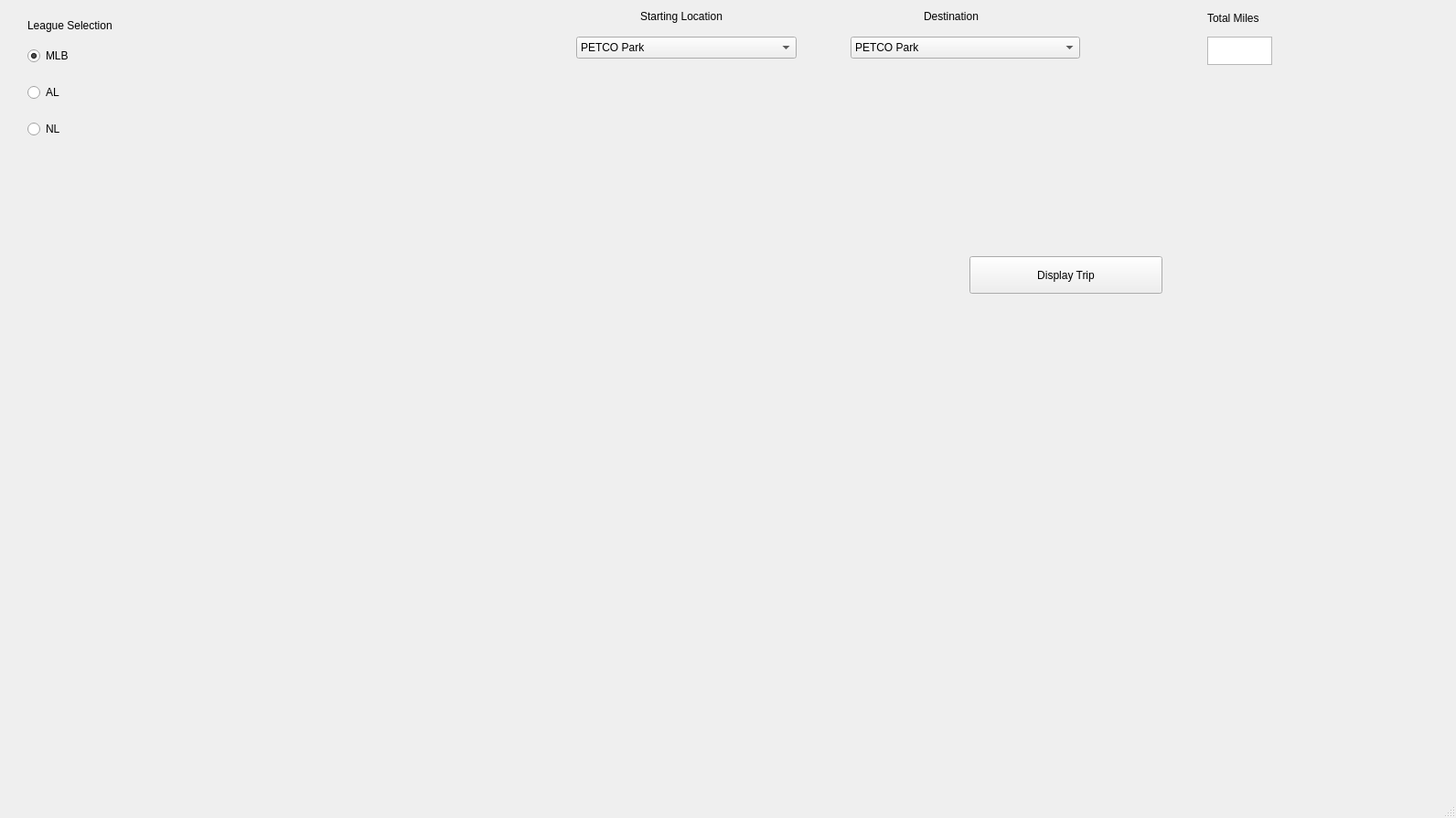
<?xml version="1.0" encoding="UTF-8"?>
<ui version="4.0">
 <class>MainWindow</class>
 <widget class="QMainWindow" name="MainWindow">
  <property name="geometry">
   <rect>
    <x>0</x>
    <y>0</y>
    <width>1592</width>
    <height>894</height>
   </rect>
  </property>
  <property name="windowTitle">
   <string>MainWindow</string>
  </property>
  <widget class="QWidget" name="centralwidget">
   <widget class="QPushButton" name="pushButton">
    <property name="geometry">
     <rect>
      <x>1060</x>
      <y>280</y>
      <width>211</width>
      <height>41</height>
     </rect>
    </property>
    <property name="text">
     <string>Display Trip</string>
    </property>
   </widget>
   <widget class="QLabel" name="label">
    <property name="geometry">
     <rect>
      <x>740</x>
      <y>340</y>
      <width>831</width>
      <height>521</height>
     </rect>
    </property>
    <property name="text">
     <string/>
    </property>
    <property name="pixmap">
     <pixmap>../build-Project_2_I_Love_Baseball-Desktop_Qt_5_11_2_MinGW_32bit-Debug/debug/MLB_Stadium_Map.png</pixmap>
    </property>
    <property name="scaledContents">
     <bool>true</bool>
    </property>
   </widget>
   <widget class="QLabel" name="label_2">
    <property name="geometry">
     <rect>
      <x>1010</x>
      <y>10</y>
      <width>71</width>
      <height>16</height>
     </rect>
    </property>
    <property name="text">
     <string>Destination</string>
    </property>
   </widget>
   <widget class="QLabel" name="label_3">
    <property name="geometry">
     <rect>
      <x>700</x>
      <y>10</y>
      <width>101</width>
      <height>16</height>
     </rect>
    </property>
    <property name="text">
     <string>Starting Location </string>
    </property>
   </widget>
   <widget class="QLabel" name="label_4">
    <property name="geometry">
     <rect>
      <x>30</x>
      <y>20</y>
      <width>101</width>
      <height>16</height>
     </rect>
    </property>
    <property name="text">
     <string>League Selection</string>
    </property>
   </widget>
   <widget class="QLabel" name="label_5">
    <property name="geometry">
     <rect>
      <x>1320</x>
      <y>10</y>
      <width>81</width>
      <height>20</height>
     </rect>
    </property>
    <property name="text">
     <string>Total Miles</string>
    </property>
   </widget>
   <widget class="QTextBrowser" name="textBrowser">
    <property name="geometry">
     <rect>
      <x>1320</x>
      <y>40</y>
      <width>71</width>
      <height>31</height>
     </rect>
    </property>
   </widget>
   <widget class="QStackedWidget" name="stackedWidget">
    <property name="geometry">
     <rect>
      <x>590</x>
      <y>30</y>
      <width>631</width>
      <height>71</height>
     </rect>
    </property>
    <property name="currentIndex">
     <number>0</number>
    </property>
    <widget class="QWidget" name="page">
     <widget class="QComboBox" name="comboBox_2">
      <property name="geometry">
       <rect>
        <x>40</x>
        <y>10</y>
        <width>241</width>
        <height>24</height>
       </rect>
      </property>
      <item>
       <property name="text">
        <string>PETCO Park</string>
       </property>
      </item>
      <item>
       <property name="text">
        <string>Dodger Stadium - Angel Stadium</string>
       </property>
      </item>
      <item>
       <property name="text">
        <string>AT&amp;T Park - O.co Coliseum</string>
       </property>
      </item>
     </widget>
     <widget class="QComboBox" name="comboBox">
      <property name="geometry">
       <rect>
        <x>340</x>
        <y>10</y>
        <width>251</width>
        <height>24</height>
       </rect>
      </property>
      <item>
       <property name="text">
        <string>PETCO Park</string>
       </property>
      </item>
      <item>
       <property name="text">
        <string>Dodger Stadium - Angel Stadium</string>
       </property>
      </item>
      <item>
       <property name="text">
        <string>AT&amp;T Park - O.co Coliseum</string>
       </property>
      </item>
      <item>
       <property name="text">
        <string>Safeco Field</string>
       </property>
      </item>
      <item>
       <property name="text">
        <string>Chase Field</string>
       </property>
      </item>
      <item>
       <property name="text">
        <string>Coors Field</string>
       </property>
      </item>
      <item>
       <property name="text">
        <string>Minute Maid Park</string>
       </property>
      </item>
      <item>
       <property name="text">
        <string>Rangers Ballpark</string>
       </property>
      </item>
      <item>
       <property name="text">
        <string>Kauffman Stadium</string>
       </property>
      </item>
      <item>
       <property name="text">
        <string>Target Field</string>
       </property>
      </item>
      <item>
       <property name="text">
        <string>Busch Stadium</string>
       </property>
      </item>
      <item>
       <property name="text">
        <string>Wringley Field - US. Cellular Field</string>
       </property>
      </item>
      <item>
       <property name="text">
        <string>Miller Park</string>
       </property>
      </item>
      <item>
       <property name="text">
        <string>Marlins Park</string>
       </property>
      </item>
      <item>
       <property name="text">
        <string>Tropicana Field</string>
       </property>
      </item>
      <item>
       <property name="text">
        <string>Turner Field</string>
       </property>
      </item>
      <item>
       <property name="text">
        <string>Great American Ballpark</string>
       </property>
      </item>
      <item>
       <property name="text">
        <string>PNC Park</string>
       </property>
      </item>
      <item>
       <property name="text">
        <string>Progressive Field</string>
       </property>
      </item>
      <item>
       <property name="text">
        <string>Comerica Park</string>
       </property>
      </item>
      <item>
       <property name="text">
        <string>Rogers Center</string>
       </property>
      </item>
      <item>
       <property name="text">
        <string>Camden Yards - Nationals Park</string>
       </property>
      </item>
      <item>
       <property name="text">
        <string>Citizens Bank Park</string>
       </property>
      </item>
      <item>
       <property name="text">
        <string>Yankee Stadium - Citi Field</string>
       </property>
      </item>
      <item>
       <property name="text">
        <string>Fenway Park</string>
       </property>
      </item>
     </widget>
    </widget>
    <widget class="QWidget" name="page_2">
     <widget class="QComboBox" name="comboBox_3">
      <property name="geometry">
       <rect>
        <x>40</x>
        <y>10</y>
        <width>241</width>
        <height>24</height>
       </rect>
      </property>
      <item>
       <property name="text">
        <string>Angel Stadium</string>
       </property>
      </item>
      <item>
       <property name="text">
        <string>O.co Coliseum</string>
       </property>
      </item>
     </widget>
     <widget class="QComboBox" name="comboBox_4">
      <property name="geometry">
       <rect>
        <x>340</x>
        <y>10</y>
        <width>251</width>
        <height>24</height>
       </rect>
      </property>
      <item>
       <property name="text">
        <string>Angel Stadium</string>
       </property>
      </item>
      <item>
       <property name="text">
        <string>O.co Coliseum</string>
       </property>
      </item>
      <item>
       <property name="text">
        <string>Safeco Field</string>
       </property>
      </item>
      <item>
       <property name="text">
        <string>Minute Maid Park</string>
       </property>
      </item>
      <item>
       <property name="text">
        <string>Rangers Ballpark</string>
       </property>
      </item>
      <item>
       <property name="text">
        <string>Kauffman Stadium</string>
       </property>
      </item>
      <item>
       <property name="text">
        <string>Target Field</string>
       </property>
      </item>
      <item>
       <property name="text">
        <string>US. Cellular Field</string>
       </property>
      </item>
      <item>
       <property name="text">
        <string>Comerica Park</string>
       </property>
      </item>
      <item>
       <property name="text">
        <string>Progressive Field</string>
       </property>
      </item>
      <item>
       <property name="text">
        <string>Tropicana Field</string>
       </property>
      </item>
      <item>
       <property name="text">
        <string>Camden Yards</string>
       </property>
      </item>
      <item>
       <property name="text">
        <string>Yankee Stadium</string>
       </property>
      </item>
      <item>
       <property name="text">
        <string>Rogers Center</string>
       </property>
      </item>
      <item>
       <property name="text">
        <string>Fenway Park</string>
       </property>
      </item>
     </widget>
    </widget>
    <widget class="QWidget" name="page_3">
     <widget class="QComboBox" name="comboBox_5">
      <property name="geometry">
       <rect>
        <x>40</x>
        <y>10</y>
        <width>241</width>
        <height>24</height>
       </rect>
      </property>
      <item>
       <property name="text">
        <string>PETCO Park</string>
       </property>
      </item>
      <item>
       <property name="text">
        <string>Dodger Stadium</string>
       </property>
      </item>
      <item>
       <property name="text">
        <string>AT&amp;T Park</string>
       </property>
      </item>
     </widget>
     <widget class="QComboBox" name="comboBox_6">
      <property name="geometry">
       <rect>
        <x>340</x>
        <y>10</y>
        <width>251</width>
        <height>24</height>
       </rect>
      </property>
      <item>
       <property name="text">
        <string>PETCO Park</string>
       </property>
      </item>
      <item>
       <property name="text">
        <string>Dodger Stadium</string>
       </property>
      </item>
      <item>
       <property name="text">
        <string>AT&amp;T Park</string>
       </property>
      </item>
      <item>
       <property name="text">
        <string>Chase Field</string>
       </property>
      </item>
      <item>
       <property name="text">
        <string>Coors Field</string>
       </property>
      </item>
      <item>
       <property name="text">
        <string>Busch Stadium</string>
       </property>
      </item>
      <item>
       <property name="text">
        <string>Wringley Field</string>
       </property>
      </item>
      <item>
       <property name="text">
        <string>Miller Park</string>
       </property>
      </item>
      <item>
       <property name="text">
        <string>Great American Ballpark</string>
       </property>
      </item>
      <item>
       <property name="text">
        <string>PNC Park</string>
       </property>
      </item>
      <item>
       <property name="text">
        <string>Marlins Park</string>
       </property>
      </item>
      <item>
       <property name="text">
        <string>Turner Field</string>
       </property>
      </item>
      <item>
       <property name="text">
        <string>Nationals Park</string>
       </property>
      </item>
      <item>
       <property name="text">
        <string>Citizens Bank Park</string>
       </property>
      </item>
      <item>
       <property name="text">
        <string>Citi Field</string>
       </property>
      </item>
     </widget>
    </widget>
   </widget>
   <widget class="QRadioButton" name="radioButton">
    <property name="geometry">
     <rect>
      <x>30</x>
      <y>50</y>
      <width>97</width>
      <height>22</height>
     </rect>
    </property>
    <property name="text">
     <string>MLB</string>
    </property>
    <property name="checked">
     <bool>true</bool>
    </property>
   </widget>
   <widget class="QRadioButton" name="radioButton_2">
    <property name="geometry">
     <rect>
      <x>30</x>
      <y>90</y>
      <width>97</width>
      <height>22</height>
     </rect>
    </property>
    <property name="text">
     <string>AL</string>
    </property>
   </widget>
   <widget class="QRadioButton" name="radioButton_3">
    <property name="geometry">
     <rect>
      <x>30</x>
      <y>130</y>
      <width>97</width>
      <height>22</height>
     </rect>
    </property>
    <property name="text">
     <string>NL</string>
    </property>
   </widget>
  </widget>
  <widget class="QMenuBar" name="menubar">
   <property name="geometry">
    <rect>
     <x>0</x>
     <y>0</y>
     <width>1592</width>
     <height>25</height>
    </rect>
   </property>
  </widget>
  <widget class="QStatusBar" name="statusbar"/>
 </widget>
 <resources/>
 <connections/>
</ui>
